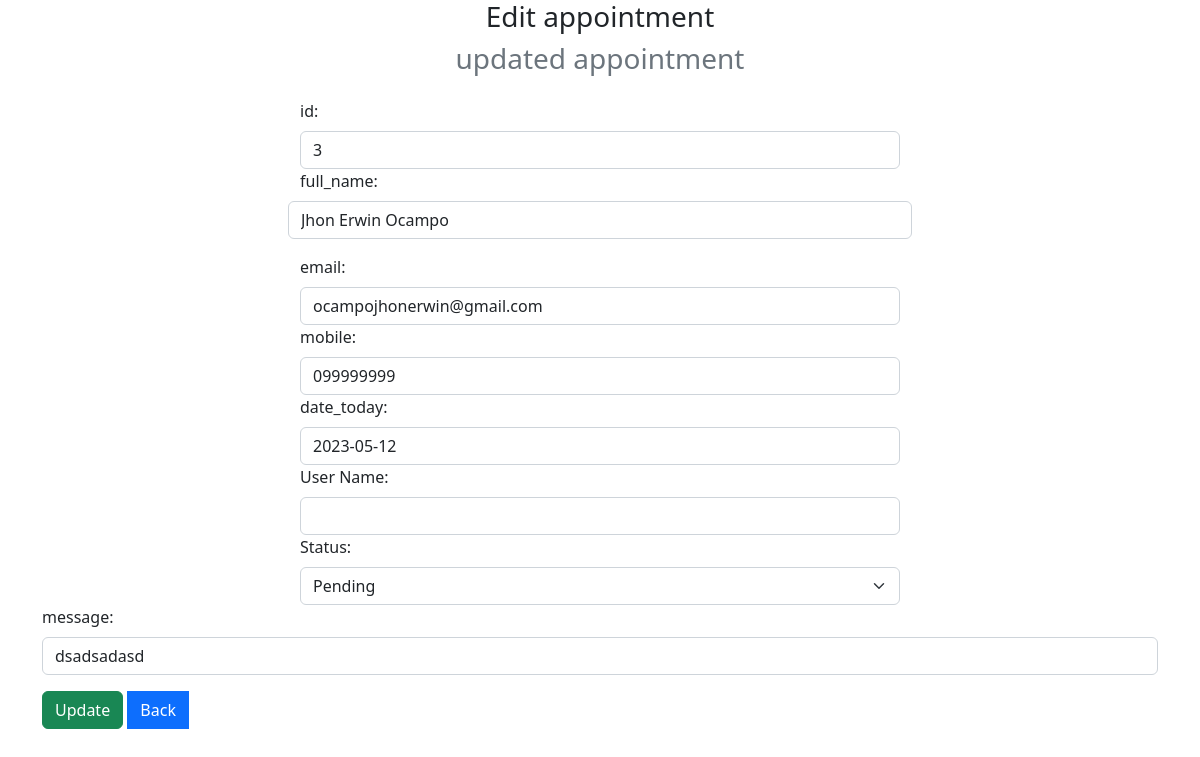
The page /edit.php?id=3 on the database its author committed.
### tables this page shows
CREATE TABLE `req_form` (
  `id` int(11) NOT NULL,
  `full_name` varchar(255) NOT NULL,
  `email` varchar(255) NOT NULL,
  `mobile` varchar(255) NOT NULL,
  `date` varchar(255) NOT NULL,
  `message` varchar(255) NOT NULL,
  `user_name` varchar(255) NOT NULL,
  `status` varchar(255) NOT NULL DEFAULT 'pending'
);

### edit.php (the view, shortened to what this page needs)
<?php
include "db_conn.php";
$id = isset($_GET['id']) ? $_GET['id'] : null;
?>
<!DOCTYPE html>
<html lang="en">
<head>
  <link href="https://cdn.jsdelivr.net/npm/bootstrap@5.2.3/dist/css/bootstrap.min.css" rel="stylesheet">
  <link rel="stylesheet" href="https://cdnjs.cloudflare.com/ajax/libs/font-awesome/6.4.0/css/all.min.css" />
</head>
<body>
  <div class="container">
    <div class="text-center mb-4">
      <h3>Edit appointment<h3>
      <p class="text-muted">updated appointment</p>
    </div>
    <?php
    $sql = "SELECT * FROM `req_form` WHERE id = $id LIMIT 1";
    $result = mysqli_query($conn, $sql);
    $row = mysqli_fetch_assoc($result);
    ?>
    <div class="container d-flex justify-content-center">
      <form action="" method="post" style="width:50vw; min-width:300px;" enctype="multipart/form-data">
        <div class="row mb-3">
          <div class="col">
		   <label class="form-label">id:</label>
            <input type="id" class="form-control" name="id" value="<?php echo $row['id'] ?>">
          </div>
            <label class="form-label">full_name:</label>
            <input type="full_name" class="form-control" name="full_name" value="<?php echo $row['full_name'] ?>">
          </div>
          <div class="col">
            <label class="form-label">email:</label>
            <input type="email" class="form-control" name="email" value="<?php echo $row['email'] ?>">
          </div>
          <div class="col">
            <label class="form-label">mobile:</label>
            <input type="text" class="form-control" name="mobile" value="<?php echo $row['mobile'] ?>">
          </div>
          <div class="col">
            <label class="form-label">date_today:</label>
            <input type="date_today" class="form-control" name="date" value="<?php echo $row['date'] ?>">
          </div>
          <div class="col">
            <label class="form-label">User Name:</label>
            <input type="user_name" class="form-control" name="user_name" value="<?php echo $row['username'] ?>">
          </div>
          <div class="col">
  <label class="form-label">Status:</label>
  <select class="form-select" name="status">
    <option value="pending" <?php if ($row['status'] == 'pending') echo 'selected'; ?>>Pending</option>
  </select>
</div>
        </div>
        <div class="mb-3">
          <label class="form-label">message:</label>
          <input type="message" class="form-control" name="message" value="<?php echo $row['message'] ?>">
        </div>
        <div>
          <button type="submit" id="update" class="btn btn-success" name="submit">Update</button>
          <button name="back" id= "back" type="submit" class="btn btn-primary rounded-0 btn-block">Back</button>
  </div>
    </div>
</body>
</html>

### rows shown on the page
req_form: id "3", full_name "Jhon Erwin Ocampo", email "ocampojhonerwin@gmail.com", mobile "099999999", date "2023-05-12", status "Pending", message "dsadsadasd"
